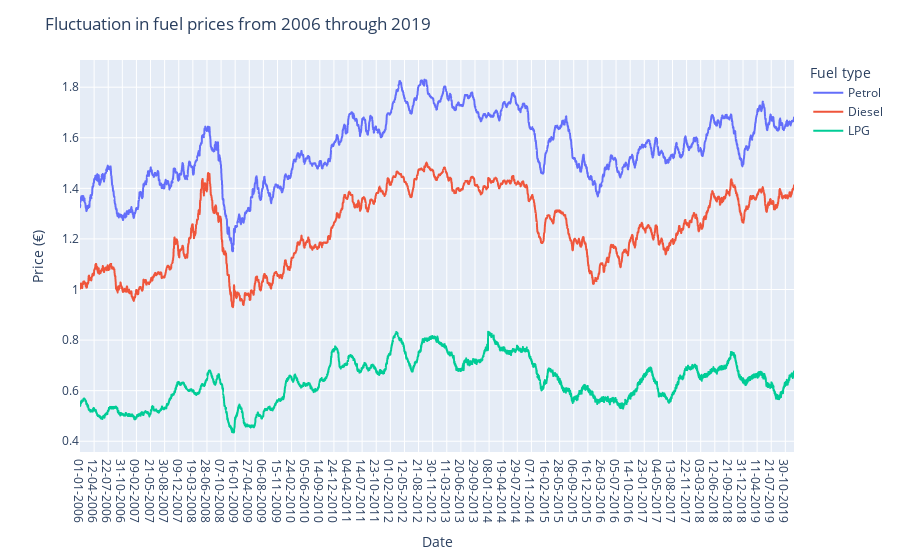

Notebook source saved alongside this figure:
### Markdown cell above
To answer this research question, the fuel prices per day of the various fuel types are put into a line graph for the years 2006 through 2019. In the time period of 2006 until 2019, the prices for all three different fuel types fluctuate. As can be seen in this figure, the fluctuation lines all have a quite similar procession. LPG has the least extreme fluctuations in its graph, probably because the prices are already lower than petrol and diesel in general. Around 2008 there was a big decrease in the price for all three fuel types. This could be due to the economic crisis during these years which made the fuelprices decrease. Another example is the decrease in price around the end of 2015. This was a consequence of the OPEC which normally cuts down the production when the oil prices decrease, but they did not do this in 2015 [1]. This caused a bigger supply than the demand which led to low fuel prices. 

When there is a lot of fluctuation in the fuel price over a year, it can lead to a change in the car usage in that year. For example, when the fuel price increases a lot during the year, which is happening now for example, people might use their car less than before because of the high fuel prices. Therefore, it is good to include the fluctuations when answering the research questions.   

[1] https://www.unitedconsumers.com/tanken/nieuws/2015/12/16/brandstofprijzen-historisch-laag.jsp#

### Code cell
# In this code a line graph for the fuelprices is created with the adjusted fuel prices data set
# The chart shows the values of fuel prices per day from 2006 through 2019. 
labels= ['Petrol', 'Diesel', 'LPG']
fig1 = px.line(df_fuel, x='Date', y= labels)

#these lines of code are used to transform the layout of the graph
fig1.update_layout(
    title="Fluctuation in fuel prices from 2006 through 2019",
    xaxis_title="Date",
    yaxis_title="Price (€)",
    legend_title="Fuel type",
)

fig1.show()

### Figure 1 — Plotly figure (JSON) as saved in the notebook; plotly's stock layout.template omitted (floating-point values rounded to 4 significant figures; data arrays with more than 128 entries replaced by an {"elided": "..."} marker saying what was removed)
{"data": [{"hovertemplate": "variable=Petrol<br>Date=%{x}<br>value=%{y}<extra></extra>", "legendgroup": "Petrol", "line": {"color": "#636efa", "dash": "solid"}, "marker": {"symbol": "circle"}, "mode": "lines", "name": "Petrol", "showlegend": true, "type": "scattergl", "x": {"elided": "5113 str values"}, "xaxis": "x", "y": {"elided": "5113 float values"}, "yaxis": "y"}, {"hovertemplate": "variable=Diesel<br>Date=%{x}<br>value=%{y}<extra></extra>", "legendgroup": "Diesel", "line": {"color": "#EF553B", "dash": "solid"}, "marker": {"symbol": "circle"}, "mode": "lines", "name": "Diesel", "showlegend": true, "type": "scattergl", "x": {"elided": "5113 str values"}, "xaxis": "x", "y": {"elided": "5113 float values"}, "yaxis": "y"}, {"hovertemplate": "variable=LPG<br>Date=%{x}<br>value=%{y}<extra></extra>", "legendgroup": "LPG", "line": {"color": "#00cc96", "dash": "solid"}, "marker": {"symbol": "circle"}, "mode": "lines", "name": "LPG", "showlegend": true, "type": "scattergl", "x": {"elided": "5113 str values"}, "xaxis": "x", "y": {"elided": "5113 float values"}, "yaxis": "y"}], "layout": {"legend": {"title": {"text": "Fuel type"}, "tracegroupgap": 0}, "margin": {"t": 60}, "title": {"text": "Fluctuation in fuel prices from 2006 through 2019"}, "xaxis": {"anchor": "y", "domain": [0, 1], "title": {"text": "Date"}}, "yaxis": {"anchor": "x", "domain": [0, 1], "title": {"text": "Price (€)"}}}}
